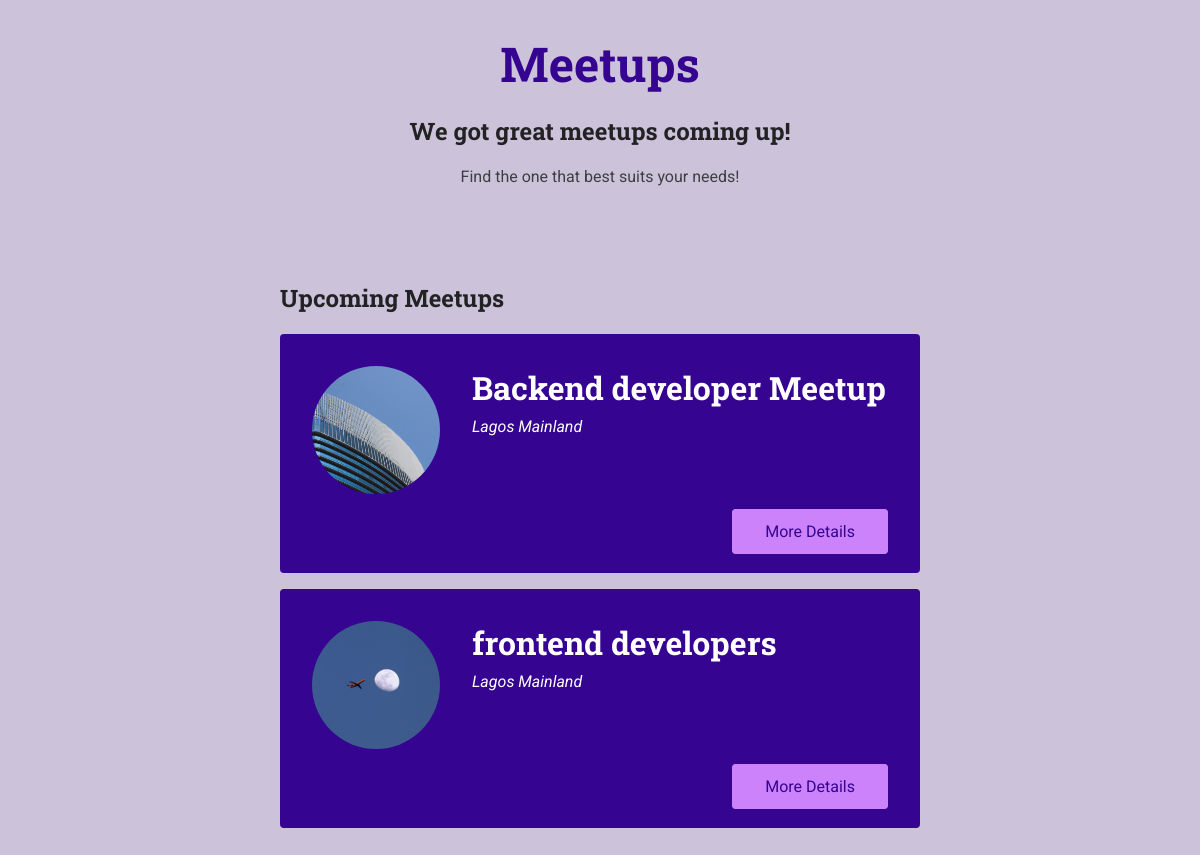
Before: /meetups/ with the older database file.
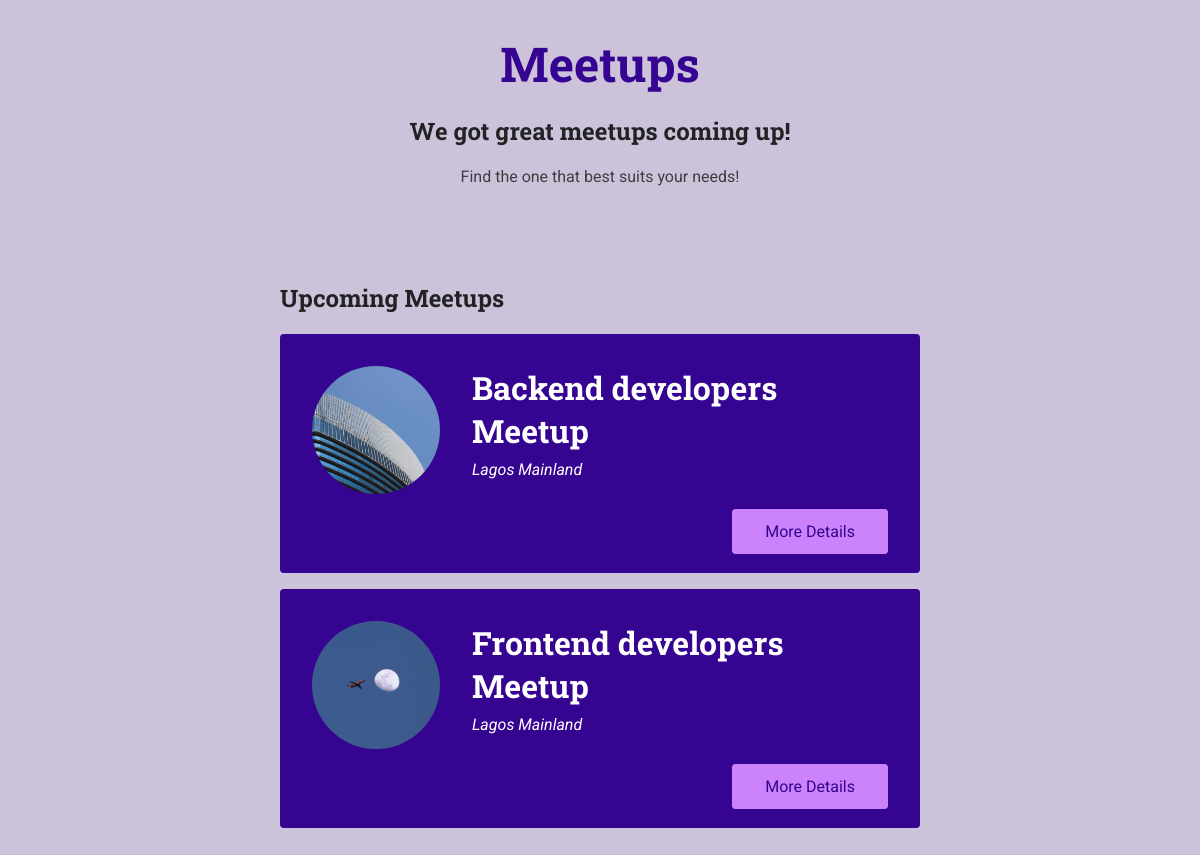
After: the same page with the newer database file.
### meetups/models.py (models this page shows, shortened)
class Meetup(models.Model):
    title = models.CharField(max_length=200)
    organizer_email = models.EmailField()
    date = models.DateField()
    slug = models.SlugField(unique=True)
    description = models.TextField()
    image = models.ImageField(upload_to='images')
    location = models.ForeignKey(Location, on_delete=models.CASCADE)
    participants = models.ManyToManyField(Participant, blank=True, null=True)

### meetups/views.py (the view)
# urls.py: path('', views.index, name='all-meetups'), # our-domain.com/meetups
def index(request):
    meetups = Meetup.objects.all()
    return render(request, 'meetups/index.html', {
        'meetups': meetups
    })

### meetups/templates/meetups/index.html (shortened to what this page needs)
{% extends 'meetups/base/base.html' %}
{% load static %}
{% block site_css %}
<link rel="stylesheet" href="{% static 'meetups/styles/all-meetups.css' %}" />
{% endblock %}
{% block main_heading %}
We got great meetups coming up!
{% endblock %}
{% block header_content %}
<p>Find the one that best suits your needs!</p>
{% endblock %}
{% block body %}
<section>
  <h2>Upcoming Meetups</h2>
  <ol>
    {% for meetup_item in meetups %}
    {% include 'meetups/includes/meetup-item.html' with title=meetup_item.title location="Lagos Mainland" image=meetup_item.image.url  slug=meetup_item.slug %}
    {% endfor %}
  </ol>
</section>
{% endblock %}

### meetups/templates/meetups/includes/meetup-item.html
<li class="meetup-item">
    <article>
      <div class="meetup-summary">
        <div class="meetup-image">
          <img src="{{ image }}" alt="{{ title }}" />
        </div>
        <div class="meetup-details">
          <h3>{{ title }}</h3>
          <address>{{ location }}</address>
        </div>
      </div>
      <div class="meetup-actions">
        <a href="{% url 'meetup-detail' slug %}" class="btn"
          >More Details</a
        >
      </div>
    </article>
  </li>

Changed rows visible on the page:
removed Meetup: title "Backend developer Meetup", location "Lagos Mainland"
removed Meetup: title "frontend developers", location "Lagos Mainland"
added Meetup: title "Backend developers Meetup", location "Lagos Mainland"
added Meetup: title "Frontend developers Meetup", location "Lagos Mainland"
